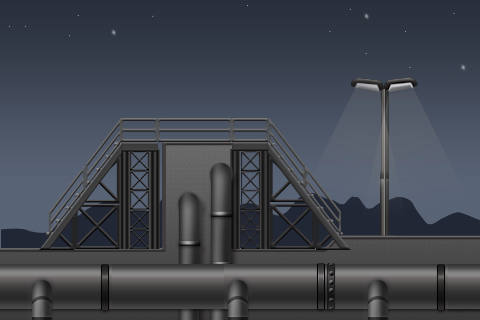

The image is a tile-based game level rendered from a .tmx file. Its description and source (layers, tilesets, objects; grid data summarised) follow:
An orthogonal 30x20 tile map with 16x16 px tiles, 7 tile layers (sky, cloud, camp, floor, ...), 7 tilesets and 3 objects.

<map version="1.0" orientation="orthogonal" width="30" height="20" tilewidth="16" tileheight="16">
 <tileset firstgid="1" name="sky" tilewidth="480" tileheight="320">
  <image source="sky.png" width="1440" height="320" />
 </tileset>
 <tileset firstgid="4" name="floor" tilewidth="144" tileheight="192" spacing="2">
  <tileoffset x="-3" y="0" />
  <image source="floor.png" width="878" height="192" />
 </tileset>
 <tileset firstgid="10" name="stairs" tilewidth="320" tileheight="144">
  <tileoffset x="4" y="0" />
  <image source="stairs.png" width="320" height="144" />
 </tileset>
 <tileset firstgid="11" name="cloud" tilewidth="192" tileheight="72" spacing="1">
  <image source="cloud.png" width="1159" height="72" />
 </tileset>
 <tileset firstgid="17" name="wooden_ladder" tilewidth="256" tileheight="256" spacing="1">
  <image source="wooden_ladder.png" width="1029" height="256" />
 </tileset>
 <tileset firstgid="21" name="pipe" tilewidth="112" tileheight="64" spacing="2">
  <image source="pipe.png" width="910" height="64" />
 </tileset>
 <tileset firstgid="29" name="pipe2" tilewidth="32" tileheight="160" spacing="2">
  <image source="pipe2.png" width="134" height="160" />
 </tileset>
 <layer name="sky" width="30" height="20">
  <data>[600 cells, 2 non-empty, 1 distinct tile ids]</data>
 </layer>
 <layer name="cloud" width="30" height="20">
  <data>[600 cells, 3 non-empty, 3 distinct tile ids]</data>
 </layer>
 <layer name="camp" width="30" height="20">
  <data>[600 cells, 1 non-empty, 1 distinct tile ids]</data>
 </layer>
 <layer name="floor" width="30" height="20">
  <data>[600 cells, 4 non-empty, 4 distinct tile ids]</data>
 </layer>
 <layer name="stair" width="30" height="20">
  <data>[600 cells, 1 non-empty, 1 distinct tile ids]</data>
 </layer>
 <layer name="pipe2" width="30" height="20">
  <data>[600 cells, 2 non-empty, 2 distinct tile ids]</data>
 </layer>
 <layer name="pipe" width="30" height="20">
  <data>[600 cells, 5 non-empty, 3 distinct tile ids]</data>
 </layer>
 <objectgroup name="object" width="30" height="20">
  <properties>
   <property name="name" value="check" />
   <property name="ppp" value="1" />
  </properties>
  <object x="2" y="251" width="319" height="67" />
  <object x="338" y="240" width="140" height="79" />
  <object x="41" y="250">
   <polyline points="0,0 82,-109 228,-108 309,1 0,2" />
  </object>
 </objectgroup>
</map>
